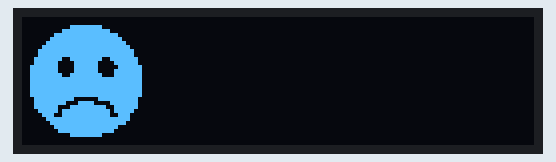
This program was run on a simulated ESP32 board running MicroPython. On the bench: 128×32 one-colour display. Library files of the repository ran but are not shown: ssd1306.py. At 0.0 s the program stops and its outputs stay as they are.

Above: at 0.1 s.

The program:

Frowny.py
```python
import machine
import ssd1306
import framebuf


#-- OLED --
sclPIN,sdaPIN = 33, 34
oledWIDTH = 128
oledHEIGHT =  32
i2c = machine.SoftI2C( machine.Pin(sclPIN), machine.Pin(sdaPIN) )
oled = ssd1306.SSD1306_I2C( oledWIDTH, oledHEIGHT, i2c )

# ByteArray courtesy of:
# https://www.mischianti.org/images-to-byte-array-online-converter-cpp-arduino/
#// 'Frown32', 32x32px
imgBytes = [0x00, 0x00, 0x00, 0x00, 0x00, 0x00, 0x00, 0x00, 0x00, 0x0f, 0xf0, 0x00, 0x00, 0x3f, 0xfc, 0x00,
0x00, 0xff, 0xff, 0x00, 0x01, 0xff, 0xff, 0x80, 0x03, 0xff, 0xff, 0xc0, 0x07, 0xff, 0xff, 0xe0,
0x0f, 0xff, 0xff, 0xf0, 0x0f, 0xff, 0xff, 0xf0, 0x1f, 0xcf, 0xf3, 0xf8, 0x1f, 0x87, 0xe1, 0xf8,
0x3f, 0x87, 0xe0, 0xfc, 0x3f, 0x87, 0xe1, 0xfc, 0x3f, 0xcf, 0xf1, 0xfc, 0x3f, 0xff, 0xff, 0xfc,
0x3f, 0xff, 0xff, 0xfc, 0x3f, 0xff, 0xff, 0xfc, 0x3f, 0xff, 0xff, 0xfc, 0x3f, 0xff, 0xff, 0xfc,
0x1f, 0xf8, 0x1f, 0xf8, 0x1f, 0xe3, 0xc3, 0xf8, 0x1f, 0x8f, 0xf9, 0xf8, 0x0f, 0xbf, 0xfd, 0xf0,
0x07, 0x3f, 0xfc, 0xe0, 0x03, 0xff, 0xff, 0xe0, 0x01, 0xff, 0xff, 0xc0, 0x00, 0xff, 0xff, 0x00,
0x00, 0x7f, 0xfe, 0x00, 0x00, 0x0f, 0xf0, 0x00, 0x00, 0x00, 0x00, 0x00, 0x00, 0x00, 0x00, 0x00]

framebuf_obj = framebuf.FrameBuffer( bytearray(imgBytes), 32, 32, framebuf.MONO_HLSB)
oled.blit(framebuf_obj, 0, 0) # Copy the frame buffer to the OLED display


oled.show()
```
